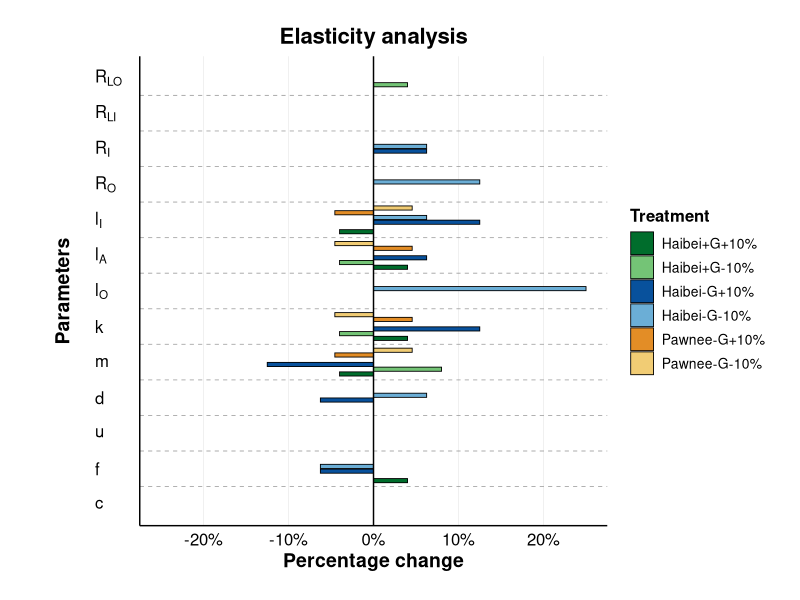
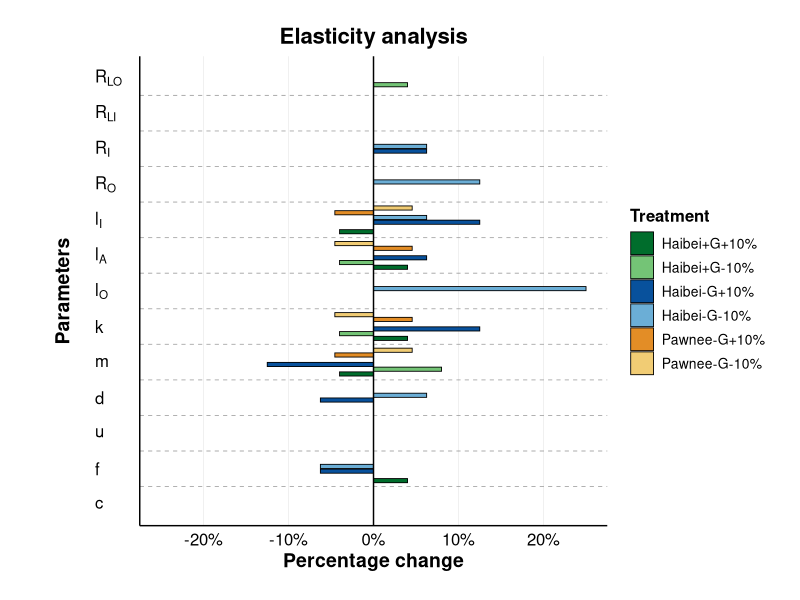

Generate these figures, in order, with R:
library(tidyverse)

# 1. 读取并转换数据
NO <- read_csv("betaof3.csv", na = c("", "NA", "N/A")) %>% 
  rename(Treatment = ...1) %>% 
  mutate(across(-Treatment, ~ as.numeric(gsub("%", "", .)))) %>%
  mutate(across(-Treatment, ~ if_else(is.na(.), 0, .))) %>%
  mutate(Treatment = as.factor(Treatment))

# 2. 重塑数据
long_data <- NO %>%
  pivot_longer(
    cols = -Treatment,
    names_to = "type",
    values_to = "value"
  )

# 3. 修正类型名称
correct_order <- c("c", "f", "u", "d", "m", "k", "lO", "lA", "lI", "RO", "RI", "RLI", "RLO")

# 4. 创建显示标签列
long_data <- long_data %>%
  mutate(
    type = factor(type, levels = correct_order),
    type_display = factor(type, levels = correct_order)
  )

# 5. 完整的颜色方案
treatment_colors <- c(
  "Haibei+G+10%" = "#006D2C",
  "Haibei+G-10%" = "#74C476",
  "Haibei-G+10%" = "#08519C",
  "Haibei-G-10%" = "#6BAED6",
  "Pawnee-G+10%" = "#E38D26",
  "Pawnee-G-10%" = "#F1CC74"
)

# 6. 设置Treatment顺序
treatment_order <- c("Haibei+G+10%", "Haibei+G-10%", "Haibei-G+10%", 
                     "Haibei-G-10%", "Pawnee-G+10%", "Pawnee-G-10%")
long_data <- long_data %>%
  mutate(Treatment = factor(Treatment, levels = treatment_order))

# 7. 创建LaTeX风格的角标标签
latex_labels <- list(
  "c", "f", "u", "d", "m", "k",
  bquote(l[O]), bquote(l[A]), bquote(l[I]),
  bquote(R[O]), bquote(R[I]), bquote(R[LI]), bquote(R[LO])
)

# 8. 创建绘图 - 优化纵轴对齐和网格线
p1_custom <- ggplot(long_data, aes(x = type_display, y = value, fill = Treatment)) +
  # 添加参数间的虚线
  geom_vline(
    xintercept = seq(1.5, length(levels(long_data$type_display)) - 0.5, by = 1),
    linetype = "dashed",
    color = "gray50",
    linewidth = 0.3,
    alpha = 0.7
  ) +
  geom_col(
    position = position_dodge(width = 0.8), 
    width = 0.7,
    color = "black",
    linewidth = 0.3
  ) +
  coord_flip() +
  scale_y_continuous(
    limits = c(-25, 25), 
    breaks = c(-20, -10, 0, 10, 20),
    labels = scales::percent_format(scale = 1)
  ) +
  scale_x_discrete(
    labels = latex_labels
  ) +
  scale_fill_manual(
    values = treatment_colors,
    name = "Treatment"
  ) +
  labs(
    y = "Percentage change", 
    x = "Parameters",
    title = "Elasticity analysis"
  ) +
  theme_minimal() +
  theme(
    text = element_text(size = 12), 
    plot.title = element_text(size = 16, face = "bold", hjust = 0.5),
    axis.title = element_text(size = 14, face = "bold"),
    axis.title.y = element_text(margin = margin(r = 15)), # 增加y轴标题右边距
    axis.text = element_text(size = 12, color = "black"),
    axis.text.y = element_text(
      face = "bold", 
      hjust = 0, # 左对齐标签
      margin = margin(r = 10) # 增加右边距
    ),
    # 优化网格线 - 只保留垂直网格线（用于百分比标记）
    panel.grid.major.x = element_line(color = "gray90", linewidth = 0.2), # 垂直网格线
    panel.grid.major.y = element_blank(), # 移除水平网格线
    panel.grid.minor = element_blank(),
    panel.background = element_blank(),
    axis.line = element_line(color = "black"),
    legend.position = "right",
    legend.title = element_text(size = 12, face = "bold"),
    legend.text = element_text(size = 10),
    plot.margin = margin(20, 20, 20, 40) # 增加左边距，为标签腾出空间
  ) +
  geom_hline(yintercept = 0, color = "black", linewidth = 0.5)

# 9. 显示图形
print(p1_custom)

# 10. 保存为TIFF格式 (600 DPI)
ggsave(
  filename = "elasticity_analysis.tiff",  # 文件名
  plot = p1_custom,                      # 要保存的图形对象
  device = "tiff",                       # 输出格式
  dpi = 600,                             # 分辨率
  width = 10,                            # 宽度（英寸）
  height = 8,                            # 高度（英寸）
  units = "in",                          # 单位（英寸）
  compression = "lzw"                    # 压缩算法（无损压缩算法减小文件大小）
)
